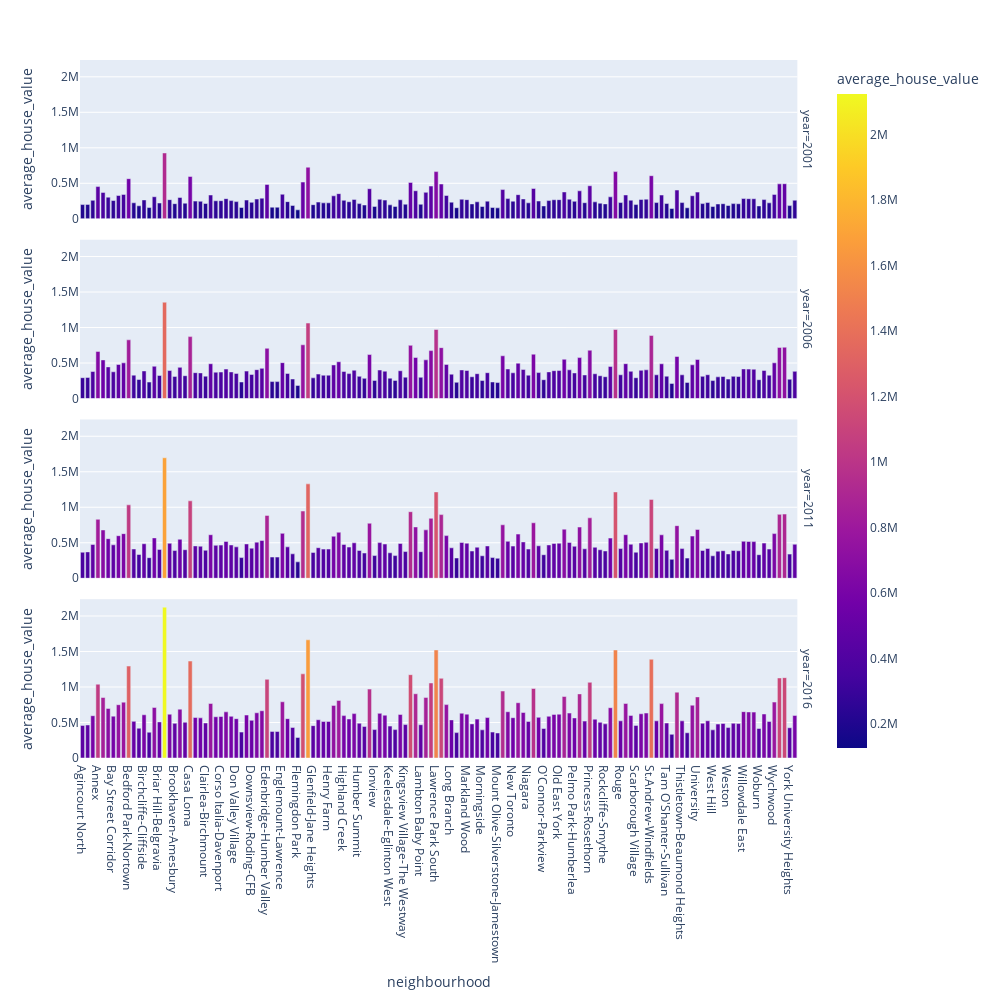

Here is the notebook cell this chart was saved with:
### Code cell
dwelling_value_toronto_map = px.bar(dwelling_value_toronto, 
                                    x="neighbourhood", 
                                    y="average_house_value", 
                                    color="average_house_value", 
                                    facet_row="year",
                                    height=1000,
                                    width = 1000)
dwelling_value_toronto_map.show()

### Figure 1 — Plotly figure (JSON) as saved in the notebook; plotly's stock layout.template omitted (floating-point values rounded to 4 significant figures; data arrays with more than 128 entries replaced by an {"elided": "..."} marker saying what was removed)
{"data": [{"alignmentgroup": "True", "hovertemplate": "year=2001<br>neighbourhood=%{x}<br>average_house_value=%{marker.color}<extra></extra>", "legendgroup": "", "marker": {"color": {"elided": "140 int values"}, "coloraxis": "coloraxis", "pattern": {"shape": ""}}, "name": "", "offsetgroup": "", "orientation": "v", "showlegend": false, "textposition": "auto", "type": "bar", "x": {"elided": "140 str values"}, "xaxis": "x4", "y": {"elided": "140 int values"}, "yaxis": "y4"}, {"alignmentgroup": "True", "hovertemplate": "year=2006<br>neighbourhood=%{x}<br>average_house_value=%{marker.color}<extra></extra>", "legendgroup": "", "marker": {"color": {"elided": "140 int values"}, "coloraxis": "coloraxis", "pattern": {"shape": ""}}, "name": "", "offsetgroup": "", "orientation": "v", "showlegend": false, "textposition": "auto", "type": "bar", "x": {"elided": "140 str values"}, "xaxis": "x3", "y": {"elided": "140 int values"}, "yaxis": "y3"}, {"alignmentgroup": "True", "hovertemplate": "year=2011<br>neighbourhood=%{x}<br>average_house_value=%{marker.color}<extra></extra>", "legendgroup": "", "marker": {"color": {"elided": "140 int values"}, "coloraxis": "coloraxis", "pattern": {"shape": ""}}, "name": "", "offsetgroup": "", "orientation": "v", "showlegend": false, "textposition": "auto", "type": "bar", "x": {"elided": "140 str values"}, "xaxis": "x2", "y": {"elided": "140 int values"}, "yaxis": "y2"}, {"alignmentgroup": "True", "hovertemplate": "year=2016<br>neighbourhood=%{x}<br>average_house_value=%{marker.color}<extra></extra>", "legendgroup": "", "marker": {"color": {"elided": "140 int values"}, "coloraxis": "coloraxis", "pattern": {"shape": ""}}, "name": "", "offsetgroup": "", "orientation": "v", "showlegend": false, "textposition": "auto", "type": "bar", "x": {"elided": "140 str values"}, "xaxis": "x", "y": {"elided": "140 int values"}, "yaxis": "y"}], "layout": {"annotations": [{"font": {}, "showarrow": false, "text": "year=2016", "textangle": 90, "x": 0.98, "xanchor": "left", "xref": "paper", "y": 0.1138, "yanchor": "middle", "yref": "paper"}, {"font": {}, "showarrow": false, "text": "year=2011", "textangle": 90, "x": 0.98, "xanchor": "left", "xref": "paper", "y": 0.3712, "yanchor": "middle", "yref": "paper"}, {"font": {}, "showarrow": false, "text": "year=2006", "textangle": 90, "x": 0.98, "xanchor": "left", "xref": "paper", "y": 0.6288, "yanchor": "middle", "yref": "paper"}, {"font": {}, "showarrow": false, "text": "year=2001", "textangle": 90, "x": 0.98, "xanchor": "left", "xref": "paper", "y": 0.8862, "yanchor": "middle", "yref": "paper"}], "barmode": "relative", "coloraxis": {"colorbar": {"title": {"text": "average_house_value"}}, "colorscale": [[0, "#0d0887"], [0.1111, "#46039f"], [0.2222, "#7201a8"], [0.3333, "#9c179e"], [0.4444, "#bd3786"], [0.5556, "#d8576b"], [0.6667, "#ed7953"], [0.7778, "#fb9f3a"], [0.8889, "#fdca26"], [1, "#f0f921"]]}, "height": 1000, "legend": {"tracegroupgap": 0}, "margin": {"t": 60}, "width": 1000, "xaxis": {"anchor": "y", "autorange": true, "domain": [0, 0.98], "range": [-0.5, 139.5], "title": {"text": "neighbourhood"}, "type": "category"}, "xaxis2": {"anchor": "y2", "autorange": true, "domain": [0, 0.98], "matches": "x", "range": [-0.5, 139.5], "showticklabels": false, "type": "category"}, "xaxis3": {"anchor": "y3", "autorange": true, "domain": [0, 0.98], "matches": "x", "range": [-0.5, 139.5], "showticklabels": false, "type": "category"}, "xaxis4": {"anchor": "y4", "autorange": true, "domain": [0, 0.98], "matches": "x", "range": [-0.5, 139.5], "showticklabels": false, "type": "category"}, "yaxis": {"anchor": "x", "autorange": true, "domain": [0, 0.2275], "range": [0, 2236000.0], "title": {"text": "average_house_value"}, "type": "linear"}, "yaxis2": {"anchor": "x2", "autorange": true, "domain": [0.2575, 0.485], "matches": "y", "range": [0, 2236000.0], "title": {"text": "average_house_value"}, "type": "linear"}, "yaxis3": {"anchor": "x3", "autorange": true, "domain": [0.515, 0.7425], "matches": "y", "range": [0, 2236000.0], "title": {"text": "average_house_value"}, "type": "linear"}, "yaxis4": {"anchor": "x4", "autorange": true, "domain": [0.7725, 1], "matches": "y", "range": [0, 2236000.0], "title": {"text": "average_house_value"}, "type": "linear"}}}
